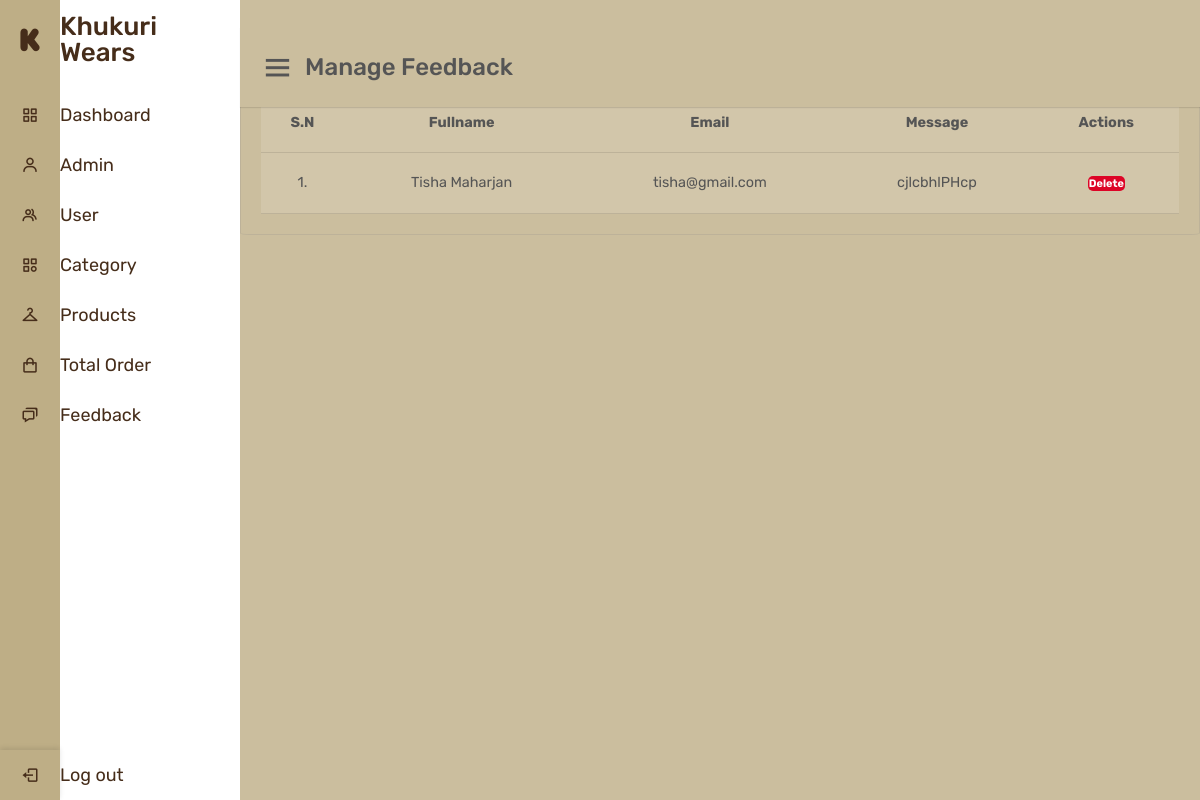
/admin/manage-contact.php (signed in), run on the app's committed database.
### tables this page shows
CREATE TABLE `contact` (
  `id` int(11) NOT NULL,
  `name` varchar(100) DEFAULT NULL,
  `email` varchar(100) NOT NULL,
  `message` varchar(255) DEFAULT NULL
);

### config/include.php (called while the page is built, shortened)
<?php
  $home="http://localhost/Khukuri-wears/";
?>

### admin/manage-contact.php (the view, shortened to what this page needs)
<?php
  include('navbar.php');
?>
<div class="main-content">
  <div class="wrapper">
    <br>
    <br>
    <br>
    <nav>
        <div class="sidebar-button">
          <i class="bx bx-menu sidebarBtn"></i>
          <span class="dashboard">Manage Feedback</span>
        </div>
      </nav>
    <div>
      <table class='tbl-full'>
        <tr>
          <th>S.N</th>
          <th>Fullname</th>
          <th>Email</th>
          <th>Message</th>
          <th>Actions</th>
        </tr>
        <?php
            $sql="Select * FROM contact";
            $res=mysqli_query($conn,$sql);
            if($res==TRUE){
              $count=mysqli_num_rows($res);
              $sn=1;
              if($count>0){
                while($rows=mysqli_fetch_assoc($res)){
                  $id=$rows['id'];
                  $name=$rows['name'];
                  $email=$rows['email'];
                  $message=$rows['message'];
                  ?>
        <tr class="container hover">
          <td class="text-center"><?php echo $sn++; ?>.</td>
          <td class="text-center"><?php echo $name; ?></td>
          <td class="text-center"><?php echo $email; ?></td>
          <td class="text-center"><?php echo $message; ?></td>
          <td style="text-align: center;">
            <a href="<?php echo $home;?>admin/delete-contact.php?id=<?php echo $id; ?>" class="btn btn-danger">Delete</a>
          </td>
          <?php
                }
              }
              else{
            }
            }
          ?>
      </table>
    </div>
  </div>
</div>

### admin/navbar-style.css (style rules this page uses)
* { margin: 0; padding: 0; box-sizing: border-box; font-family: 'Rubik', sans-serif; }
nav .sidebar-button i { font-size: 35px; margin-right: 10px; }

### css/admin-new.css (style rules this page uses)
.main-content { position: relative; background: #cbbe9e; min-height: 100vh; width: calc(100% - 240px); left: 240px; transition: all 0.5s ease; }
.main-content nav { display: flex; justify-content: space-between; height: 80px; background: #cbbe9e; display: flex; align-items: center; position: fixed; width: calc(100% - 240px); left: 240px; z-index: 100; padding: 0 20px; box-shadow: 0 1px 1px rgba(0, 0, 0, 0.1); transition: all 0.5s ease; }
.main-content nav .sidebar-button { display: flex; align-items: center; font-size: 24px; font-weight: 500; }
.main-content nav .sidebar-button i { cursor: pointer; }
.text-center { text-align: center; }
table { border: 1px solid #bdb299; padding: 20px; border-radius: 1%; border-spacing: 0; margin: auto; }
.tbl-full { margin-top: 5rem; width: 100%; font-size: 1.6rem; text-align: center; }
table tr th { border-bottom: 1px solid #bdb299; padding: 2.5rem 1rem; text-align: center; background-color: #d2c6aa; }
table tr td { padding: 2.5rem 1rem; text-align: left; border-bottom: 1px solid #bdb299; }
tr { background-color: #d2c6aa; }
.btn-danger { background-color: #dd0426; padding: 1%; color: white; text-decoration: none; font-weight: bold; border: none; font-size: 1.2rem; border-radius: 5px; }

### css/general.css (style rules this page uses)
* { padding: 0; margin: 0; box-sizing: border-box; }
html { font-size: 62.5%; overflow-x: hidden; }
body { font-family: "Rubik", sans-serif; line-height: 1; font-weight: 400; color: #555; overflow-x: hidden; }
.container { max-width: 120rem; margin: 0 auto; padding: 0 3.2rem; }

### css/queries.css (style rules this page uses)
@media (max-width: 75em) { html { font-size: 56.25%; } }

### data on the page
contact: name "Tisha Maharjan", email "tisha@gmail.com", message "cjlcbhlPHcp"
